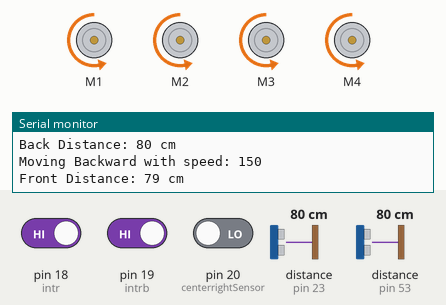
This sketch was run on a simulated Arduino Mega 2560, built with avr-gcc and run on an emulated ATmega2560. Shown: 4 × DC motor (green arrow = forward, orange = backward, longer = faster), the last lines printed to the serial monitor. Wiring (inferred from the names in the program): 2 × ultrasonic range finder: trigger pin 22, echo pin 23 / trigger pin 52, echo pin 53. The test bench sets the inputs (shaded band); at power-on: pin 19 (intrb) HIGH, distance to the obstacle (sensors on pin 23, pin 53) 80 cm, pin 18 (intr) HIGH, pin 20 (centerrightSensor) LOW. The echo pulse lasts 58.3 µs per cm.

Above: at 1.2 s.
1.3 s: pin 19 (intrb) driven LOW
At 1.49 s:
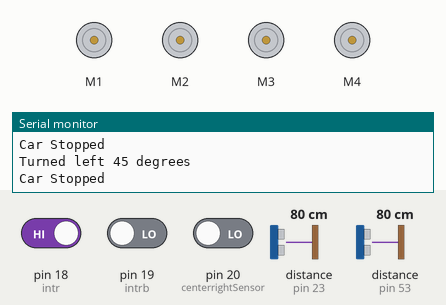
4.3 s: distance to the obstacle (sensor on pin 23) set to 120 cm
7.3 s: distance to the obstacle (sensor on pin 23) set to 77 cm
10.3 s: distance to the obstacle (sensor on pin 23) set to 2 cm
11.9 s: pin 18 (intr) driven LOW
At 14.4 s:
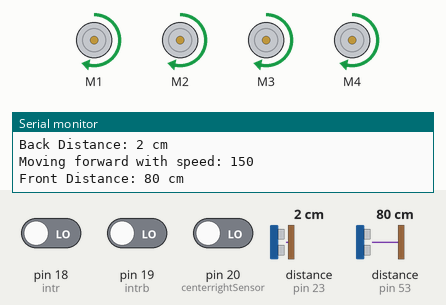
Timing chart, 0 to 15.9 s (numbered marks = the images above; inputs shaded):
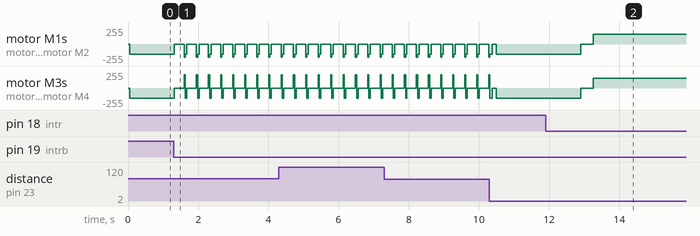

Measured:
- after the input at 1.3 s, motor M1, motor M2: backward 150/255 → stopped at once, then repeats every 0.34 s: backward 200/255 0.03 s, backward 150/255 0.04 s, stopped 0.27 s; motor M3, motor M4: backward 150/255 → stopped at once, then repeats every 0.34 s: forward 200/255 0.03 s, backward 150/255 0.04 s, stopped 0.27 s
- after the input at 11.9 s, motor M1–4: backward 150/255 → stopped after 1.0 s, → forward 150/255 0.35 s later

The sketch:

v18.ino
```cpp
#include <AFMotor.h>

// Define motor objects for 4 motors
AF_DCMotor motor1(1);  // Front Left Motor
AF_DCMotor motor2(2);  // Front Right Motor
AF_DCMotor motor3(3);  // Back Left Motor
AF_DCMotor motor4(4);  // Back Right Motor

// Define sensor pins
const int intrb = 19;  // Left sensor
const int centerrightSensor = 20;  // Right sensor
const int intr = 18;    // Pin for external interrupt (Middle sensor, always on the black line)
const int farleftSensor =23;
const int farrightSensor = 22;

// Define pins for the front ultrasonic sensor
const int trigFront = 52;
const int echoFront = 53;

// Define pins for the back ultrasonic sensor
const int trigBack = 22;
const int echoBack = 23;


// // PID control variables
// float kp = 1.0, ki = 0.0, kd = 0.0;
// float lastError = 0, integral = 0;
           // Check sensors every 50 milliseconds

// Flags to indicate if interrupt was triggered and if it has been handled
volatile bool carStoppedFront = false;
volatile bool carStoppedBack = false;
volatile bool driveDirection = false;

volatile bool isInitial = false;

bool interruptHandled = false;  // Ensure interrupt only handled once

// Timing variables
unsigned long previousMillis = 0;  // Store last time sensors were checked
const long interval = 50;           // Check sensors every 50 milliseconds

// Track interrupts and timing for both front and back sensors
volatile int interruptCountFront = 0;       // Count of front interrupts
volatile int interruptCountBack = 0;        // Count of back interrupts
unsigned long lastInterruptTimeFront = 0;   // Time of last front interrupt
unsigned long lastInterruptTimeBack = 0;    // Time of last back interrupt

void setup() {
  Serial.begin(9600);  // Start the serial communication for debugging

  // Set pin modes
  pinMode(trigFront, OUTPUT);
  pinMode(echoFront, INPUT);

  pinMode(trigBack, OUTPUT);
  pinMode(echoBack, INPUT);

  // Set all motors to maximum speed initially
  motor1.setSpeed(255);
  motor2.setSpeed(255);
  motor3.setSpeed(255);
  motor4.setSpeed(255);

  // Attach interrupts to sensor pins (FALLING edge for detecting line change)
  attachInterrupt(digitalPinToInterrupt(intr), stopCarInterruptFront, FALLING);
  attachInterrupt(digitalPinToInterrupt(intrb), sensorInterruptBack, FALLING);
  attachInterrupt(digitalPinToInterrupt(centerrightSensor), sensorInterrupt, CHANGE);

  Serial.println("Setup complete: Sensors initialized and interrupts attached");
}

void loop() {

        // Measure distances
        long distanceFront = measureDistance(trigFront, echoFront);
        long distanceBack = measureDistance(trigBack, echoBack);

        // Print the measured distances
        Serial.print("Front Distance: ");
        Serial.print(distanceFront);
        Serial.println(" cm");

        Serial.print("Back Distance: ");
        Serial.print(distanceBack);
        Serial.println(" cm");

        // Reset front interrupt count if 10 seconds have passed
        if (millis() - lastInterruptTimeFront > 3000) {
            interruptCountFront = 0;  // Reset the front interrupt count after 10 seconds
        }

        // Reset back interrupt count if 10 seconds have passed
        if (millis() - lastInterruptTimeBack > 3000) {
            interruptCountBack = 0;  // Reset the back interrupt count after 10 seconds
        }

          if (!driveDirection) {

              // checkObstacleAndTurnBack(200, 50);

              // if (isInitial){
              //   turnLeft(200);   // Slight left turn at lower speed
              //   delay(100);
              //   isInitial = false;      // Hold the turn for 500ms
              // }

              // stopCar();       // Stop before moving forward

              forward(150);

          } else {
              // checkObstacleAndTurnFront(200, 50);

              // if (isInitial){
              //   turnRight(200);  // Slight right turn at lower speed
              //   delay(100);      // Hold the turn for 500ms
              //   isInitial = false;
              // }

              // stopCar();       // Stop before moving backward

              backward(150);

          }

  delay(10);  // Allow a brief pause
}


// Function to measure the distance using an ultrasonic sensor
long measureDistance(int trigPin, int echoPin) {
  // Send a 10us pulse to trigger the ultrasonic sensor
  digitalWrite(trigPin, LOW);   // Clear the trigPin
  delayMicroseconds(2);
  digitalWrite(trigPin, HIGH);  // Set the trigPin HIGH for 10 microseconds
  delayMicroseconds(10);
  digitalWrite(trigPin, LOW);

  // Measure the duration of the pulse on the echo pin
  long duration = pulseIn(echoPin, HIGH);

  // Calculate the distance (duration / 2 because of the round-trip)
  // Speed of sound is 343 m/s or 0.0343 cm/us
  long distance = (duration * 0.0343) / 2;

  return distance;
}

void stopCar() {
  // Stop all motors
  motor1.setSpeed(0);
  motor2.setSpeed(0);
  motor3.setSpeed(0);
  motor4.setSpeed(0);

  motor1.run(RELEASE);
  motor2.run(RELEASE);
  motor3.run(RELEASE);
  motor4.run(RELEASE);

  Serial.println("Car Stopped");
}

void stopCarInterruptFront() {
    long distanceFront = measureDistance(trigFront, echoFront);
    driveDirection = true;
    carStoppedFront = true;
    Serial.println("Car stopped front.");
    stopCar();

    // Increment the interrupt count for the front sensor
    interruptCountFront++;
    lastInterruptTimeFront = millis();  // Update the time of the last interrupt

    // Check if front interrupt count exceeds 5
    if (interruptCountFront > 5) {
        Serial.println("Front interrupt count exceeded 5, turning left.");
        turnLeft(150); // Turn left if threshold is exceeded
        delay(1000);   // Delay to allow the turn to complete
        interruptCountFront = 0;  // Reset front count after turning
    } else {
        // Continuously check for obstacles while turning and moving
        while (true) {
            // Use the checkObstacleAndTurnFront function to detect obstacles and turn if necessary
            checkObstacleAndTurnFront(200, 50);  // Check for obstacles with speed 200, distance threshold 50

            distanceFront = measureDistance(trigFront, echoFront);
            if (distanceFront > 80) {
                // No obstacle detected, continue moving backward
                Serial.println("No obstacle detected, moving backward.");
                if (isInitial) {
                    turnRight(200);  // Slight right turn at lower speed
                    delay(100);      // Hold the turn for 100ms
                    isInitial = false;
                }

                backward(150);  // Move backward
            } else {
                // Obstacle detected, stop and exit the loop
                Serial.println("Obstacle detected, stopping car.");
                stopCar();
                break;  // Exit the while loop
            }

            delay(100);  // Delay to allow for sensor readings
        }
    }
}

void sensorInterruptBack() {
    driveDirection = false;
    carStoppedBack = true;
    Serial.println("Car stopped back.");
    stopCar();

    // Increment the interrupt count for back sensor
    interruptCountBack++;
    lastInterruptTimeBack = millis();  // Update the time of the last interrupt

    // Check if back interrupt count exceeds 5
    if (interruptCountBack > 5) {
        Serial.println("Back interrupt count exceeded 5, turning right.");
        turnRight(150); // Turn right if threshold is exceeded
        delay(1000);    // Delay to allow the turn to complete
        interruptCountBack = 0;  // Reset back count after turning
    } else {
        // Continuously check for obstacles while turning and moving
        while (true) {
            // Use the checkObstacleAndTurnBack function to detect obstacles and turn if necessary
            checkObstacleAndTurnBack(200, 50);  // Check for obstacles with speed 200, distance threshold 50

            long distanceBack = measureDistance(trigBack, echoBack);  // Measure distance at the back
            if (distanceBack > 50) {
                // No obstacle detected, continue moving forward
                Serial.println("No obstacle detected, moving forward.");
                if (isInitial) {
                    turnLeft(200);  // Slight left turn at lower speed
                    delay(100);     // Hold the turn for 100ms
                    isInitial = false;
                }

                forward(150);  // Move forward
            } else {
                // Obstacle detected, stop and exit the loop
                Serial.println("Obstacle detected, stopping car.");
                stopCar();
                break;  // Exit the while loop
            }

            delay(100);  // Delay to allow for sensor readings
        }
    }
}


// void stopCarInterruptFront() {
//     long distanceFront = measureDistance(trigFront, echoFront);
//     driveDirection = true;
//     carStoppedFront = true;
//     Serial.println("Car stopped front.");
//     stopCar();

//     // Increment the interrupt count for front sensor
//     interruptCountFront++;
//     lastInterruptTimeFront = millis();  // Update the time of the last interrupt

//     // Check if front interrupt count exceeds 5
//     if (interruptCountFront > 5) {
//         Serial.println("Front interrupt count exceeded 5, turning left.");
//         turnLeft(150); // Turn left if threshold is exceeded
//         delay(1000);   // Delay to allow the turn to complete
//         interruptCountFront = 0;  // Reset front count after turning
//     } else {
//         // Add slight angle before moving backward
//         checkObstacleAndTurnFront(200, 50);

//         if (isInitial){
//           turnRight(200);  // Slight right turn at lower speed
//           delay(100);      // Hold the turn for 500ms
//           isInitial = false;
//         }

//         // stopCar();       // Stop before moving backward

//         backward(150);
//     }
// }

// void sensorInterruptBack() {
//     driveDirection = false;
//     carStoppedBack = true;
//     Serial.println("Car stopped back.");
//     stopCar();

//     // Increment the interrupt count for back sensor
//     interruptCountBack++;
//     lastInterruptTimeBack = millis();  // Update the time of the last interrupt

//     // Check if back interrupt count exceeds 5
//     if (interruptCountBack > 5) {
//         Serial.println("Back interrupt count exceeded 5, turning right.");
//         turnRight(150); // Turn right if threshold is exceeded
//         delay(1000);    // Delay to allow the turn to complete
//         interruptCountBack = 0;  // Reset back count after turning
//     } else {
//         // Add slight angle before moving forward
//         checkObstacleAndTurnBack(200, 50);

//         if (isInitial){
//           turnLeft(200);   // Slight left turn at lower speed
//           delay(100);
//           isInitial = false;      // Hold the turn for 500ms
//         }

//         // stopCar();       // Stop before moving forward

//         forward(150);
//     }
// }

// Interrupt handler for left and right sensors to feed PID controller
void sensorInterrupt() {
  // Recalculate PID only if the car is moving
  // if (!carStopped) {
  //   Serial.println("Sensor interrupt triggered. Running PID control...");
  //   // pidControl();
  // }
}

// Placeholder functions for backward and turning with debugging
void forward(int speed) {
  motor1.setSpeed(speed);  // Set speed dynamically
  motor2.setSpeed(speed);
  motor3.setSpeed(speed);
  motor4.setSpeed(speed);

  motor1.run(BACKWARD);
  motor2.run(BACKWARD);
  motor3.run(BACKWARD);
  motor4.run(BACKWARD);

  Serial.println("Moving Backward with speed: " + String(speed));
}

void backward(int speed) {
  motor1.setSpeed(speed);  // Set speed dynamically
  motor2.setSpeed(speed);
  motor3.setSpeed(speed);
  motor4.setSpeed(speed);

  motor1.run(FORWARD);
  motor2.run(FORWARD);
  motor3.run(FORWARD);
  motor4.run(FORWARD);

  Serial.println("Moving forward with speed: " + String(speed));
}

void turnLeft(int speed) {
  motor1.setSpeed(speed);  // Set speed dynamically
  motor2.setSpeed(speed);
  motor3.setSpeed(speed);
  motor4.setSpeed(speed);

  motor1.run(BACKWARD);
  motor2.run(BACKWARD);
  motor3.run(FORWARD);
  motor4.run(FORWARD);

  Serial.println("Turning left with speed: " + String(speed));
}

void turnRight(int speed) {
  motor1.setSpeed(speed);  // Set speed dynamically
  motor2.setSpeed(speed);
  motor3.setSpeed(speed);
  motor4.setSpeed(speed);

  motor1.run(FORWARD);
  motor2.run(FORWARD);
  motor3.run(BACKWARD);
  motor4.run(BACKWARD);

  Serial.println("Turning Right with speed: " + String(speed));
}

void checkObstacleAndTurnFront(int speed, int distanceThreshold) {
    long distanceFront;

    // Step 1: Initially, the robot is moving straight, so we check for obstacles
    distanceFront = measureDistance(trigFront, echoFront);

    if (distanceFront < distanceThreshold) {
        Serial.println("Obstacle detected in front! Stopping.");
        stopCar();
        return;  // Stop if the obstacle is detected
    }

    // Step 2: Turn Left 45 degrees
    turnLeft45(speed);
    turnLeft45(speed);
    // turnLeft45(speed);
    delay(500);  // Delay to hold the turn for 500ms

    distanceFront = measureDistance(trigFront, echoFront);
    if (distanceFront < distanceThreshold) {
        Serial.println("Obstacle detected after turning left! Stopping.");
        stopCar();
        return;  // Stop if the obstacle is detected
    }

    // Step 3: Turn Right 90 degrees (this moves the robot 45 degrees to the right from the original position)
    turnRight45(speed);  // Reset to the original direction
    turnRight45(speed);  // Move 45 degrees to the right
    // turnRight45(speed);
    delay(1000);  // Delay for the right turn

    distanceFront = measureDistance(trigFront, echoFront);
    if (distanceFront < distanceThreshold) {
        Serial.println("Obstacle detected after turning right! Stopping.");
        stopCar();
        return;  // Stop if the obstacle is detected
    }
    isInitial = true;
    Serial.println("No obstacle detected. Reset to original direction.");
}

void checkObstacleAndTurnBack(int speed, int distanceThreshold) {
    long distanceBack;

    // Step 1: Initially, the robot is moving straight, so we check for obstacles
    // distanceFront = measureDistance(trigFront, echoFront);
    distanceBack = measureDistance(trigBack, echoBack);

    if (distanceBack < distanceThreshold) {
        Serial.println("Obstacle detected in front! Stopping.");
        stopCar();
        return;  // Stop if the obstacle is detected
    }

    // Step 2: Turn Left 45 degrees
    turnLeft45(speed);
    turnLeft45(speed);
    // turnLeft45(speed);
    delay(500);  // Delay to hold the turn for 500ms

    distanceBack = measureDistance(trigBack, echoBack);;
    if (distanceBack < distanceThreshold) {
        Serial.println("Obstacle detected after turning left! Stopping.");
        stopCar();
        return;  // Stop if the obstacle is detected
    }

    // Step 3: Turn Right 90 degrees (this moves the robot 45 degrees to the right from the original position)
    turnRight45(speed);  // Reset to the original direction
    turnRight45(speed);  // Move 45 degrees to the right
    // turnRight45(speed);
    delay(1000);  // Delay for the right turn

    distanceBack = measureDistance(trigBack, echoBack);
    if (distanceBack < distanceThreshold) {
        Serial.println("Obstacle detected after turning right! Stopping.");
        stopCar();
        return;  // Stop if the obstacle is detected
    }
    isInitial = true;
    Serial.println("No obstacle detected. Reset to original direction.");
}

void turnLeft45(int speed) {
    motor1.setSpeed(speed);
    motor2.setSpeed(speed);
    motor3.setSpeed(speed);
    motor4.setSpeed(speed);

    // Turn left by driving left side motors backward and right side motors forward
    motor1.run(BACKWARD);
    motor2.run(BACKWARD);
    motor3.run(FORWARD);
    motor4.run(FORWARD);

    delay(300);  // Adjust delay to achieve approximately 45-degree turn
    stopCar();   // Stop the car after the turn
    Serial.println("Turned left 45 degrees");
}

void turnRight45(int speed) {
    motor1.setSpeed(speed);
    motor2.setSpeed(speed);
    motor3.setSpeed(speed);
    motor4.setSpeed(speed);

    // Turn right by driving left side motors forward and right side motors backward
    motor1.run(FORWARD);
    motor2.run(FORWARD);
    motor3.run(BACKWARD);
    motor4.run(BACKWARD);

    delay(300);  // Adjust delay to achieve approximately 45-degree turn
    stopCar();   // Stop the car after the turn
    Serial.println("Turned right 45 degrees");
}
```
